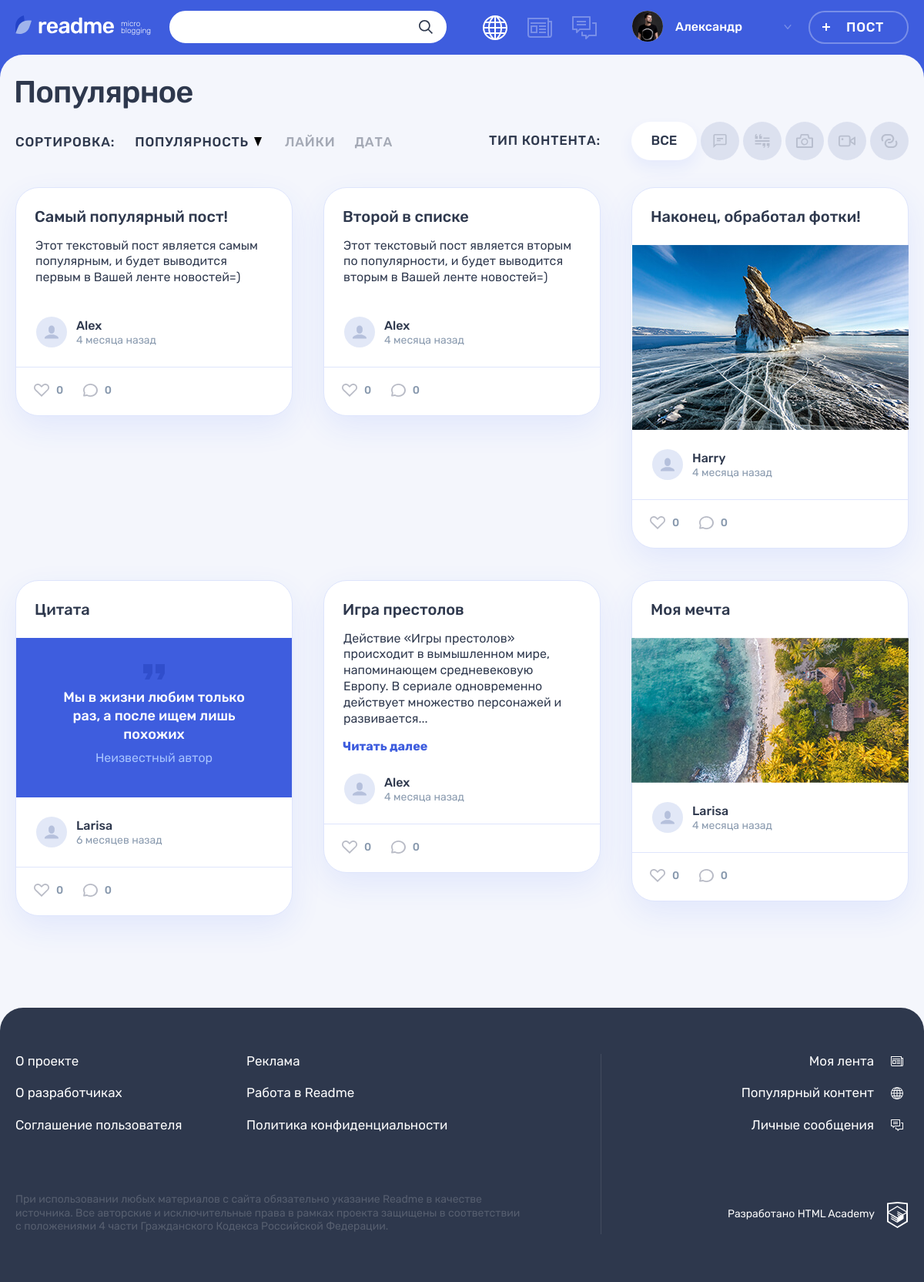
The page / on the database its author committed.
### tables this page shows
CREATE TABLE type_contents (
  id INT AUTO_INCREMENT PRIMARY KEY,
  name TINYTEXT NOT NULL UNIQUE,
  name_icon TINYTEXT NOT NULL UNIQUE
);

CREATE TABLE posts (
  id INT AUTO_INCREMENT PRIMARY KEY,
  date_create DATETIME NOT NULL,
  title VARCHAR(128) NOT NULL,
  text_content TEXT,
  quote_author TINYTEXT,
  image_url TINYTEXT,
  video_url TINYTEXT,
  link TINYTEXT,
  view_number INT DEFAULT 0,
  user_id INT,
  type_id INT,
  FOREIGN KEY (user_id) REFERENCES users (id),
  FOREIGN KEY (type_id) REFERENCES type_contents (id)
);

CREATE TABLE users (
  id INT AUTO_INCREMENT PRIMARY KEY,
  date_registration DATETIME NOT NULL,
  email CHAR(128) NOT NULL UNIQUE,
  login CHAR(128) NOT NULL UNIQUE,
  password CHAR(128) NOT NULL,
  avatar_url TINYTEXT
);

### helpers.php (called while the page is built, shortened)
<?php
function include_template($name, array $data = [])
{
    $name = 'templates/' . $name;
    extract($data);
    require $name;
    $result = ob_get_clean();
    return $result;
}

### models/Model.php (called while the page is built)
<?php
abstract class Model {
    protected $table;
    protected $mysqli;
    function __construct($mysqli)
    {
        $this->mysqli = $mysqli;
    }
    public function getAll()
    {
        $sql = "SELECT * FROM {$this->table}";
        $result = $this->mysqli->query($sql);
        $result = $result->fetch_all(MYSQLI_ASSOC);
        return $result;
    }
}
?>

### models/post.php (called while the page is built, shortened)
<?php
require_once('Model.php');
class Post extends Model {
    protected $table = 'posts';
    function getPopularPosts()
    {
        $sql= "
            SELECT
            p.id,
            date_create,
            title,
            text_content,
            quote_author,
            image_url,
            video_url,
            link,
            avatar_url,
            view_number,
            u.login,
            tc.name_icon as post_type
            FROM {$this->table} p
            JOIN users u ON p.user_id = u.id
            JOIN type_contents tc ON p.type_id = tc.id
            ORDER BY view_number DESC LIMIT 6
        ";
        $result = $this->mysqli->query($sql);
        return $result->fetch_all(MYSQLI_ASSOC);
    }
}
?>

### templates/main.php (the view, shortened to what this page needs)
<section class="page__main page__main--popular">
    <div class="container">
        <h1 class="page__title page__title--popular">Популярное</h1>
    </div>
    <div class="popular container">
        <div class="popular__filters-wrapper">
            <div class="popular__sorting sorting">
                <b class="popular__sorting-caption sorting__caption">Сортировка:</b>
                <ul class="popular__sorting-list sorting__list">
                    <li class="sorting__item sorting__item--popular">
                        <a class="sorting__link sorting__link--active" href="#">
                            <span>Популярность</span>
                            <svg class="sorting__icon" width="10" height="12">
                                <use xlink:href="#icon-sort"></use>
                            </svg>
                        </a>
                    </li>
                    <li class="sorting__item">
                        <a class="sorting__link" href="#">
                            <span>Лайки</span>
                        </a>
                    </li>
                    <li class="sorting__item">
                        <a class="sorting__link" href="#">
                            <span>Дата</span>
                        </a>
                    </li>
                </ul>
            </div>
            <div class="popular__filters filters">
                <b class="popular__filters-caption filters__caption">Тип контента:</b>
                <ul class="popular__filters-list filters__list">
                    <li class="popular__filters-item popular__filters-item--all filters__item filters__item--all">
                        <a class="filters__button filters__button--ellipse filters__button--all
                            <?=$filter_type === '' ? 'filters__button--active' : '';?>"
                            href="./">
                            <span>Все</span>
                        </a>
                    </li>
                    <?php foreach ($content_types as $type) :?>
                        <li class="popular__filters-item filters__item">
                            <a
                                class="button filters__button filters__button--<?=$type['name_icon']?>
                                <?=$filter_type === $type['id'] ? 'filters__button--active' : '';?>"
                                href="?type=<?=$type['id']?>"
                            >
                                <svg class="filters__icon" width="22" height="18">
                                    <use xlink:href="#icon-filter-<?=$type['name_icon']?>"></use>
                                </svg>
                            </a>
                        </li>
                    <?php endforeach; ?>
                </ul>
            </div>
        </div>
        <div class="popular__posts">
            <?php foreach ($posts as $post): ?>
            <article class="popular__post post post-<?=$post['post_type']; ?>">
                <header class="post__header">
                    <h2><a href="./post.php?id=<?=$post['id'];?>"><?=$post['title'];?></a></h2>
                </header>
                <div class="post__main">
                    <?php if ($post['post_type'] === 'quote') :?>
                        <blockquote>
                            <p>
                                <?=$post['text_content']; ?>
                            </p>
                            <cite><?=$post['quote_author']; ?></cite>
                        </blockquote>
                    <?php endif; ?>
                    <?php if ($post['post_type'] === 'photo') :?>
                        <div class="post-photo__image-wrapper">
                            <img src="<?=$post['image_url']; ?>" alt="Фото от пользователя" width="360" height="240">
                        </div>
                    <?php endif; ?>
                    <?php if ($post['post_type'] === 'text') :?>
                        <?php if (isset($post['short_text'])) :?>
                            <p><?=$post['short_text']; ?></p>
                            <a class="post-text__more-link" href="#">Читать далее</a>
                        <?php else: ?>
                            <p><?=$post['text_content']; ?></p>
                        <?php endif; ?>
                    <?php endif; ?>
                </div>
                <footer class="post__footer">
                    <div class="post__author">
                        <a class="post__author-link" href="#" title="<?=$post['date_format']; ?>">
                            <div class="post__avatar-wrapper">
                            </div>
                            <div class="post__info">
                                <b class="post__author-name"><?=$post['login']; ?></b>
                                <time class="post__time" datetime="<?=$post['date_create']; ?>"><?=$post['date_relative']; ?></time>
                            </div>
                        </a>
                    </div>
                    <div class="post__indicators">
                        <div class="post__buttons">
                            <a class="post__indicator post__indicator--likes button" href="#" title="Лайк">
                                <svg class="post__indicator-icon" width="20" height="17">
                                    <use xlink:href="#icon-heart"></use>
                                </svg>
                                <span>0</span>
                            </a>
                            <a class="post__indicator post__indicator--comments button" href="#" title="Комментарии">
                                <svg class="post__indicator-icon" width="19" height="17">
                                    <use xlink:href="#icon-comment"></use>
                                </svg>
                                <span>0</span>
                            </a>
                        </div>
                    </div>
                </footer>
            </article>
            <?php endforeach; ?>
        </div>
    </div>
</section>

### rows shown on the page
posts: title "Самый популярный пост!", text_content "Этот текстовый пост является самым популярным, и будет выводится первым в Вашей ленте новостей=)", user.login "Alex", date_relative "4 месяца назад"
posts: title "Второй в списке", text_content "Этот текстовый пост является вторым по популярности, и будет выводится вторым в Вашей ленте новостей=)", user.login "Alex", date_relative "4 месяца назад"
posts: title "Наконец, обработал фотки!", image_url (picture), user.login "Harry", date_relative "4 месяца назад"
posts: title "Цитата", text_content "Мы в жизни любим только раз, а после ищем лишь похожих", quote_author "Неизвестный автор", user.login "Larisa", date_relative "6 месяцев назад"
posts: title "Игра престолов", short_text "Действие «Игры престолов» происходит в вымышленном мире, напоминающем средневековую Европу. В сериале одновременно действует множество персонажей и развивается...", user.login "Alex", date_relative "4 месяца назад"
posts: title "Моя мечта", image_url (picture), user.login "Larisa", date_relative "4 месяца назад"

### other values the page prints
$user_name "Александр"
